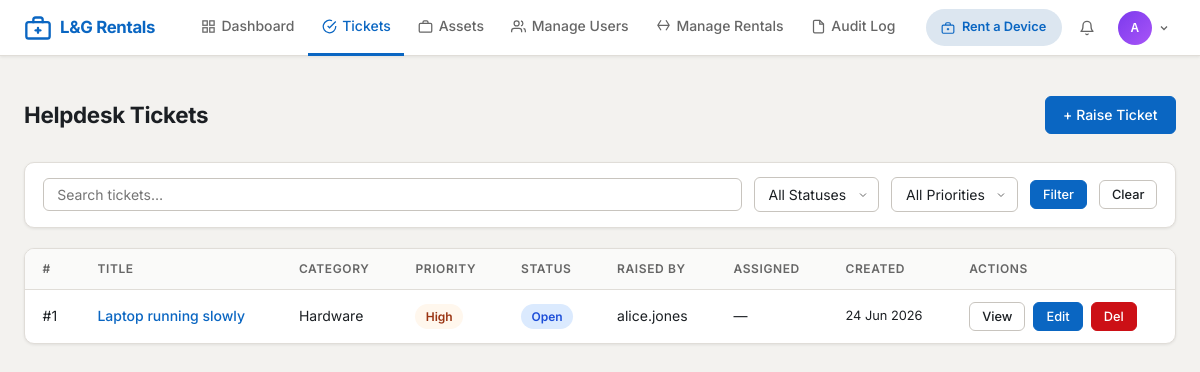
/tickets/ (signed in), run on the app's committed database.
### app/models/__init__.py (models this page shows, shortened)
class User(UserMixin, db.Model):
    __tablename__ = 'users'
    id = db.Column(db.Integer, primary_key=True)
    username = db.Column(db.String(64), unique=True, nullable=False, index=True)
    email = db.Column(db.String(120), unique=True, nullable=False, index=True)
    password_hash = db.Column(db.String(256), nullable=False)
    role = db.Column(db.String(20), nullable=False, default='user')
    is_active = db.Column(db.Boolean, default=True, nullable=False)
    full_name = db.Column(db.String(120), nullable=False)
    department = db.Column(db.String(80))
    phone = db.Column(db.String(20))
    failed_login_count = db.Column(db.Integer, default=0, nullable=False)
    locked_until = db.Column(db.DateTime, nullable=True)
    created_at = db.Column(db.DateTime, default=datetime.utcnow, nullable=False)
    updated_at = db.Column(db.DateTime, default=datetime.utcnow, onupdate=datetime.utcnow)
    last_login = db.Column(db.DateTime, nullable=True)
    raised_tickets = db.relationship('Ticket', foreign_keys='Ticket.raised_by_id', backref='raised_by', lazy='dynamic')
    assigned_tickets = db.relationship('Ticket', foreign_keys='Ticket.assigned_to_id', backref='assigned_to', lazy='dynamic')
    assigned_assets = db.relationship('Asset', foreign_keys='Asset.assigned_to_id', backref='assigned_to', lazy='dynamic')
    comments = db.relationship('Comment', backref='author', lazy='dynamic')
    audit_logs = db.relationship('AuditLog', backref='user', lazy='dynamic')
    @property
    def is_admin(self):
        return self.role == 'admin'

class Ticket(db.Model):
    __tablename__ = 'tickets'
    STATUS_CHOICES = ['Open', 'In Progress', 'Resolved', 'Closed', 'Cancelled']
    PRIORITY_CHOICES = ['Low', 'Medium', 'High', 'Critical']
    CATEGORY_CHOICES = ['Hardware', 'Software', 'Network', 'Account Access',
                        'Email', 'Printer', 'Security Incident', 'Other']
    id = db.Column(db.Integer, primary_key=True)
    title = db.Column(db.String(200), nullable=False)
    description = db.Column(db.Text, nullable=False)
    status = db.Column(db.String(30), nullable=False, default='Open')
    priority = db.Column(db.String(20), nullable=False, default='Medium')
    category = db.Column(db.String(50), nullable=False)
    raised_by_id = db.Column(db.Integer, db.ForeignKey('users.id'), nullable=False)
    assigned_to_id = db.Column(db.Integer, db.ForeignKey('users.id'), nullable=True)
    related_asset_id = db.Column(db.Integer, db.ForeignKey('assets.id'), nullable=True)
    resolution_notes = db.Column(db.Text)
    created_at = db.Column(db.DateTime, default=datetime.utcnow, nullable=False)
    updated_at = db.Column(db.DateTime, default=datetime.utcnow, onupdate=datetime.utcnow)
    resolved_at = db.Column(db.DateTime, nullable=True)
    comments = db.relationship('Comment', backref='ticket', lazy='dynamic', cascade='all, delete-orphan')

### app/routes/tickets.py (the view, shortened to what this page needs)
@tickets_bp.route('/')
@login_required
def list_tickets():
    search_form = SearchForm(request.args, meta={'csrf': False})
    query = Ticket.query
    if not current_user.is_admin:
        query = query.filter_by(raised_by_id=current_user.id)
    status_filter = request.args.get('status', '')
    if status_filter and status_filter in Ticket.STATUS_CHOICES:
        query = query.filter_by(status=status_filter)
    priority_filter = request.args.get('priority', '')
    if priority_filter and priority_filter in Ticket.PRIORITY_CHOICES:
        query = query.filter_by(priority=priority_filter)
    search_term = request.args.get('query', '').strip()
    page = request.args.get('page', 1, type=int)
    tickets = query.order_by(Ticket.created_at.desc()).paginate(page=page, per_page=15, error_out=False)
    return render_template('tickets/list.html',
                           tickets=tickets,
                           search_form=search_form,
                           status_choices=Ticket.STATUS_CHOICES,
                           priority_choices=Ticket.PRIORITY_CHOICES,
                           current_status=status_filter,
                           current_priority=priority_filter,
                           search_term=search_term)

### app/utils/forms.py
class SearchForm(FlaskForm):
    query = StringField('Search', validators=[Optional(), Length(max=100), no_html])
    submit = SubmitField('Search')

### app/utils/security.py (called while the page is built)
def apply_security_headers(response):
    response.headers['X-Content-Type-Options'] = 'nosniff'
    response.headers['X-Frame-Options'] = 'DENY'
    response.headers['X-XSS-Protection'] = '1; mode=block'
    response.headers['Referrer-Policy'] = 'strict-origin-when-cross-origin'
    csp_directives = current_app.config.get('CSP_DIRECTIVES', {})
    if csp_directives:
        csp_string = '; '.join(
            f"{key} {value}" for key, value in csp_directives.items()
        )
        response.headers['Content-Security-Policy'] = csp_string
    if not current_app.debug:
        response.headers['Strict-Transport-Security'] = \
            'max-age=31536000; includeSubDomains'
    response.headers['Permissions-Policy'] = \
        'camera=(), microphone=(), geolocation=()'
    return response

### app/templates/tickets/list.html (shortened to what this page needs)
{% extends "base.html" %}
{% block content %}
<div class="page-header">
    <h1 class="page-title">Helpdesk Tickets</h1>
    <a href="{{ url_for('tickets.create_ticket') }}" class="btn btn-primary">+ Raise Ticket</a>
</div>
<form class="filter-bar" method="GET">
    <input name="query" value="{{ search_term }}" placeholder="Search tickets…" style="flex:1;min-width:160px;">
    <select name="status">
        <option value="">All Statuses</option>
    </select>
    <select name="priority">
        <option value="">All Priorities</option>
    </select>
    <button type="submit" class="btn btn-primary btn-sm">Filter</button>
    <a href="{{ url_for('tickets.list_tickets') }}" class="btn btn-outline btn-sm">Clear</a>
</form>
<div class="card">
    <div class="table-wrapper">
        <table>
            <thead><tr>
                <th>#</th><th>Title</th><th>Category</th>
                <th>Priority</th><th>Status</th><th>Raised By</th>
                <th>Assigned</th><th>Created</th><th>Actions</th>
            </tr></thead>
            <tbody>
            {% for t in tickets.items %}
            <tr>
                <td>#{{ t.id }}</td>
                <td><a href="{{ url_for('tickets.view_ticket', ticket_id=t.id) }}">{{ t.title[:45] }}{% if t.title|length > 45 %}…{% endif %}</a></td>
                <td>{{ t.category }}</td>
                <td><span class="badge badge-{{ t.priority|lower }}">{{ t.priority }}</span></td>
                <td><span class="badge badge-{{ t.status|lower|replace(' ','') }}">{{ t.status }}</span></td>
                <td>{{ t.raised_by.username }}</td>
                <td>{{ t.assigned_to.username if t.assigned_to else '—' }}</td>
                <td style="white-space:nowrap;font-size:.8rem;">{{ t.created_at.strftime('%d %b %Y') }}</td>
                <td>
                    <div class="btn-group">
                        <a href="{{ url_for('tickets.view_ticket', ticket_id=t.id) }}" class="btn btn-outline btn-sm">View</a>
                        {% if current_user.is_admin or (t.raised_by_id == current_user.id and t.status == 'Open') %}
                        <a href="{{ url_for('tickets.edit_ticket', ticket_id=t.id) }}" class="btn btn-primary btn-sm">Edit</a>
                        {% endif %}
                        {% if current_user.is_admin %}
                        <a href="{{ url_for('tickets.delete_ticket', ticket_id=t.id) }}" class="btn btn-danger btn-sm">Del</a>
                        {% endif %}
                    </div>
                </td>
            </tr>
            {% else %}
            <tr><td colspan="9"><div class="empty-state"><p>No tickets found.</p></div></td></tr>
            {% endfor %}
            </tbody>
        </table>
    </div>
</div>
{% endblock %}

### app/templates/base.html (shortened to what this page needs)
<!DOCTYPE html>
<html lang="en">
<head>
    <link rel="stylesheet" href="{{ url_for('static', filename='css/main.css') }}">
</head>
<body>
{% if current_user.is_authenticated %}
<nav class="navbar">
    <a href="{{ url_for('main.dashboard') }}" class="nav-brand">
        <svg viewBox="0 0 24 24" fill="none" stroke="currentColor" stroke-width="2" stroke-linecap="round" stroke-linejoin="round">
            <rect x="2" y="7" width="20" height="14" rx="2"/><path d="M16 7V5a2 2 0 0 0-2-2h-4a2 2 0 0 0-2 2v2"/><line x1="12" y1="12" x2="12" y2="16"/><line x1="10" y1="14" x2="14" y2="14"/>
        </svg>
        L&G Rentals
    </a>
    <ul class="nav-links">
        <li>
            <a href="{{ url_for('main.dashboard') }}" class="{% if request.endpoint == 'main.dashboard' %}active{% endif %}">
                <svg width="15" height="15" viewBox="0 0 24 24" fill="none" stroke="currentColor" stroke-width="2"><rect x="3" y="3" width="7" height="7"/><rect x="14" y="3" width="7" height="7"/><rect x="14" y="14" width="7" height="7"/><rect x="3" y="14" width="7" height="7"/></svg>
                Dashboard
            </a>
        </li>
        {% if current_user.is_admin %}
        <li>
            <a href="{{ url_for('tickets.list_tickets') }}" class="{% if 'tickets' in request.endpoint %}active{% endif %}">
                <svg width="15" height="15" viewBox="0 0 24 24" fill="none" stroke="currentColor" stroke-width="2"><path d="M22 11.08V12a10 10 0 1 1-5.93-9.14"/><polyline points="22 4 12 14.01 9 11.01"/></svg>
                Tickets
            </a>
        </li>
        <li>
            <a href="{{ url_for('assets.list_assets') }}" class="{% if 'assets' in request.endpoint %}active{% endif %}">
                <svg width="15" height="15" viewBox="0 0 24 24" fill="none" stroke="currentColor" stroke-width="2"><rect x="2" y="7" width="20" height="14" rx="2"/><path d="M16 7V5a2 2 0 0 0-2-2h-4a2 2 0 0 0-2 2v2"/></svg>
                Assets
            </a>
        </li>
        <li>
            <a href="{{ url_for('admin.list_users') }}" class="{% if 'admin' in request.endpoint %}active{% endif %}">
                <svg width="15" height="15" viewBox="0 0 24 24" fill="none" stroke="currentColor" stroke-width="2"><path d="M17 21v-2a4 4 0 0 0-4-4H5a4 4 0 0 0-4 4v2"/><circle cx="9" cy="7" r="4"/><path d="M23 21v-2a4 4 0 0 0-3-3.87M16 3.13a4 4 0 0 1 0 7.75"/></svg>
                Manage Users
            </a>
        </li>
        <li>
            <a href="{{ url_for('rentals.admin_rentals') }}" class="{% if 'rentals' in request.endpoint and current_user.is_admin %}active{% endif %}">
                <svg width="15" height="15" viewBox="0 0 24 24" fill="none" stroke="currentColor" stroke-width="2"><path d="M21 10H3M16 2l5 8-5 8M8 2L3 10l5 8"/></svg>
                Manage Rentals
            </a>
        </li>
        <li>
            <a href="{{ url_for('admin.audit_log') }}" class="{% if request.endpoint == 'admin.audit_log' %}active{% endif %}">
                <svg width="15" height="15" viewBox="0 0 24 24" fill="none" stroke="currentColor" stroke-width="2"><path d="M14 2H6a2 2 0 0 0-2 2v16a2 2 0 0 0 2 2h12a2 2 0 0 0 2-2V8z"/><polyline points="14 2 14 8 20 8"/></svg>
                Audit Log
            </a>
        </li>
        {% endif %}
    </ul>
    <div class="nav-right">
        <a href="{{ url_for('rentals.catalog') }}"
           class="nav-rent-btn {% if 'rentals' in request.endpoint %}nav-rent-btn-active{% endif %}">
            <svg width="14" height="14" viewBox="0 0 24 24" fill="none" stroke="currentColor" stroke-width="2">
                <rect x="2" y="7" width="20" height="14" rx="2"/><path d="M16 7V5a2 2 0 0 0-2-2h-4a2 2 0 0 0-2 2v2"/><line x1="12" y1="12" x2="12" y2="16"/><line x1="10" y1="14" x2="14" y2="14"/>
            </svg>
            Rent a Device
        </a>
        <div class="nav-notif" id="notifDropdown">
            <button class="nav-notif-btn" id="notifBtn" type="button" aria-haspopup="true" aria-expanded="false">
                <svg width="16" height="16" viewBox="0 0 24 24" fill="none" stroke="currentColor" stroke-width="2" stroke-linecap="round" stroke-linejoin="round">
                    <path d="M18 8A6 6 0 0 0 6 8c0 7-3 9-3 9h18s-3-2-3-9"/>
                    <path d="M13.73 21a2 2 0 0 1-3.46 0"/>
                </svg>
            </button>
        </div>
        <div class="nav-user-dropdown" id="userDropdown">
            <button class="nav-avatar-btn" id="userAvatarBtn" type="button" aria-haspopup="true" aria-expanded="false">
                {% set parts = current_user.full_name.split() %}
                <div class="user-avatar {% if current_user.is_admin %}avatar-admin{% elif current_user.is_guest %}avatar-guest{% else %}avatar-user{% endif %}">
                    {{ parts[0][0]|upper }}{% if parts|length > 1 %}{{ parts[-1][0]|upper }}{% endif %}
                </div>
                <svg width="12" height="12" viewBox="0 0 24 24" fill="none" stroke="currentColor" stroke-width="2.5"><path d="M6 9l6 6 6-6"/></svg>
            </button>
        </div>
    </div>
</nav>
{% endif %}
{% block flash %}
<div class="flash-container">
</div>
{% endblock %}
<main class="{% block main_class %}main-content{% endblock %}">
    {% block content %}{% endblock %}
</main>
</body>
</html>

### data on the page
User: full_name "A"
Ticket: id "1", title "Laptop running slowly", category "Hardware", priority "High", status "Open", raised_by.username "alice.jones", assigned_to "—", created_at "24 Jun 2026"
